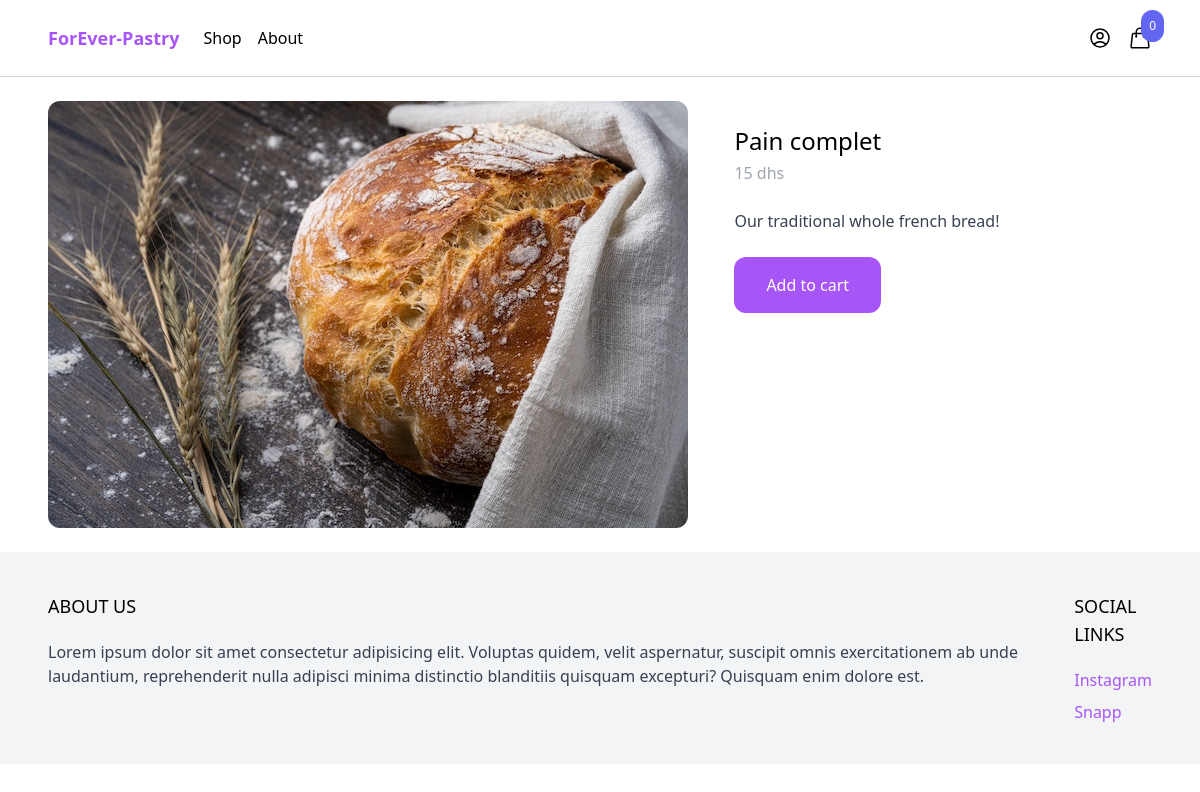
/shop/pain-complet/, run on the app's committed database.
### product/models.py (models this page shows, shortened)
class Product(models.Model):
    category = models.ForeignKey(Category, related_name='products', on_delete=models.CASCADE)
    name = models.CharField(max_length=250)
    slug = models.SlugField()
    description = models.TextField(max_length=250, blank=True, null=True)
    price = models.IntegerField()
    created_at = models.DateTimeField(auto_now_add=True)
    image = models.ImageField(upload_to='uploads/', blank=True, null=True)
    thumbnail = models.ImageField(upload_to='uploads/', blank=True, null=True)
    class Meta:
        ordering = ('-created_at',)
    def get_display_price(self):
        return self.price

### product/views.py (the view)
# urls.py: path('shop/<slug:slug>/', product, name='product'),
def product(request, slug):
    product = get_object_or_404(Product, slug=slug)
    return render(request, 'product/product.html', {'product': product})

### cart/cart.py (called while the page is built)
    def __len__(self):
        return sum(item['quantity'] for item in self.cart.values())

### cart/context_processors.py (called while the page is built)
def cart(request):
    return {'cart': Cart(request)}

### product/templates/product/product.html
{% extends 'core/base.html' %}
{% block content %}
    <div class="max-w-6xl mx-auto flex flex-wrap py-6 px-6 xl:px-0">
        <div class="images w-full mb-6 lg:mb-0 lg:w-3/5">
            <img class="rounded-xl" src="{{ product.image.url }}">
        </div>
        <div class="information w-full lg:w-2/5 lg:p-6">
            <h1 class="text-2xl">{{ product.name }}</h1>
            <p class="mt-1 text-gray-400">{{ product.get_display_price }} dhs</p>
            {% if product.description %}
            <p class="mt-6 text-gray-700">{{ product.description }}</p>
            {% endif %}
            <a href="#"
                class="mt-6 inline-block px-8 py-4 rounded-xl bg-purple-500 text-white hover:bg-purple-700"
                hx-get="{% url 'add_to_cart' product.id  %}"
                hx-target="#menu-cart-button"
                hx-swap="outerHTML"
                >
                Add to cart
            </a>
        </div>
    </div>
{% endblock %}

### data on the page
Product: image (picture), name "Pain complet", get_display_price "15", description "Our traditional whole french bread!"

### other printed values
{{ cart|length }} "0"
